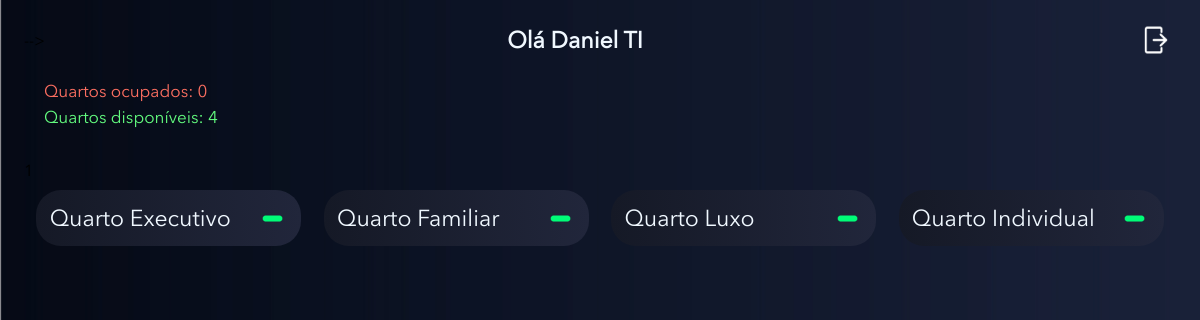
The app's page /quartos.php (signed in) with its own data.
### tables this page shows
CREATE TABLE `detalhes` (
  `id` int(11) NOT NULL,
  `detalhes_numero` int(11) NOT NULL,
  `detalhes_descricao` varchar(200) NOT NULL,
  `detalhes_status` int(11) NOT NULL
);

### Model/crud.php (called while the page is built, shortened)
<?php
function abrirConexao() {
    $conexao = @mysqli_connect(SERVIDOR, USUARIO, SENHA, BANCO) or die(mysqli_connect_error());
    mysqli_set_charset($conexao, CHARSET);
    return $conexao;
}
function executar($sql, $id = false) {
    $conexao = abrirConexao();
    $qry = @mysqli_query($conexao, $sql) or die(@mysqli_error($conexao));
    return $qry;
}
function consultar($tabela, $condicao = null, $campos = "*") {
    $sql = "SELECT {$campos} FROM {$tabela} {$condicao} ";
    $qry = executar($sql);
    if (!mysqli_num_rows($qry))
        return false;
    else {
        while ($linha = @mysqli_fetch_assoc($qry)) {
            $dados[] = $linha;
        }
        return $dados;
    }
}
function total($sql) {
    $qry = executar($sql);
    return mysqli_num_rows($qry);
}

### includes/listagem_modal.php (the view, shortened to what this page needs)
<main class="app">
<div class="suite-container">
<?php
$consultas = consultar ("detalhes");
$i=1;
foreach($consultas as $consulta){
$i++;
$id_quarto = $consulta["id"];
?>
                <div class="suite" onclick="mostraModal('modal<?php echo $i; ?>','<?php echo $i-1; ?>','<?php echo $id_quarto ?>')">
                <a>
                <div class="suite-content">
                        <p><?php echo $consulta["detalhes_descricao"]; ?> </p>
                       <?php if($consulta["detalhes_status"]==0){?>
                        <img class="icon" src="_img/2-IconeLivre.png" alt="">
                        <?php }elseif($consulta["detalhes_status"]==1){ ?>
                            <img class="icon" src="_img/1-IconeOcupado.png" alt="">
                        <?php } ?>
                    </div>
                </a>
                </div>
<?php
    }
    ?>
            </div>
</main>
    </div>

### quartos.php (shortened to what this page needs)
<!DOCTYPE html>
<html lang="pt-br">
<head>
    <link rel="stylesheet" href="_css/style.css">
    <link rel="stylesheet" href="_css/loader.css">
<link rel="stylesheet" href="http://code.jquery.com/ui/1.9.0/themes/base/jquery-ui.css" />
</head>
<body class="app" onload="setFuncionalidades(<?php echo $_SESSION['cargo'] ?>)">
    <div class="container">
     <?php require_once 'includes/header.php'; ?>
    <?php include 'includes/listagem_modal.php'; ?>
</body>
</html>

### includes/header.php (shortened to what this page needs)
<header class="app">
            <div class="grid">
                <div class="left">
                </div>
                <div class="center">
                    <p id="user-name">Olá <?php echo $_SESSION['nome']; ?></p>
                </div>
                <div class="right2">
                    <a id="notif-button" href="sair.php">
                    <div class="button">
                          <img src="_img/7-IconeLogout.png" alt="">
                    </div></a>
                </div>
                <div class="bottom">
                    <div class="info">
                        <p id="busy">Quartos ocupados: <span><?php echo total("SELECT detalhes_status FROM detalhes WHERE detalhes_status=1"); ?></span></p>
                        <p id="free">Quartos disponíveis: <span><?php echo total("SELECT detalhes_status FROM detalhes WHERE detalhes_status=0"); ?></span></p>
                    </div>
                </div>
            </div>
        </header>

### _css/style.css (style rules this page uses)
* { font-family: 'Avenir',sans-serif; margin: 0; padding: 0; box-sizing: border-box; }
a { text-decoration: none; cursor: pointer; }
body.app { background: url('../_img/Fundo-App.jpg'); background-size: cover; background-repeat: no-repeat; }
@media only screen and (min-width: 768px) { body.app .container { padding: 0 2%; } }
@media only screen and (min-width: 768px) { header.app .grid { display: grid; grid-template-columns: 1fr 10fr 1fr 1fr; grid-template-rows: 10vh 10vh; } }
@media only screen and (min-width: 768px) { main.app .suite-container { padding-top: 0; } }
@media only screen and (min-width: 768px) { main.app .suite { width: 29%; height: auto; margin-bottom: 10px; } }
@media only screen and (min-width: 768px) { main.app .suite-content { height: 7vh; } }
@media only screen and (min-width: 992px) { body.app .container { padding: 0 2%; } }
@media only screen and (min-width: 992px) { header.app .grid { display: grid; grid-template-columns: 1fr 10fr 1fr 1fr; grid-template-rows: 10vh 10vh; } }
@media only screen and (min-width: 992px) { main.app .suite-container { padding-top: 0; } }
@media only screen and (min-width: 992px) { main.app .suite { width: 29%; height: auto; margin-bottom: 10px; } }
@media only screen and (min-width: 992px) { main.app .suite-content { height: 7vh; } }
@media only screen and (min-width: 1200px) { body.app .container { padding: 0 2%; } }
@media only screen and (min-width: 1200px) { header.app .grid { display: grid; grid-template-columns: 1fr 20fr 1fr 1fr; grid-template-rows: 10vh 10vh; } }
@media only screen and (min-width: 1200px) { main.app .suite-container { padding-top: 0; } }
@media only screen and (min-width: 1200px) { main.app .suite p { font-family: 'Avenir',sans-serif; } }
@media only screen and (min-width: 1200px) { main.app .suite { width: 23%; margin: 10px; } }

### _css/app.css (style rules this page uses)
body.app .container { margin: 0 auto; width: 100vw; height: 100vh; padding: 0 2%; }
header.app { height: 20vh; }
header.app #user-name { color: aliceblue; font-size: 23px; font-weight: bold; }
header.app .button img { width: 80%; float: right; }
header.app .info p { font-size: 17px; margin-left: 20px; }
header.app .info #busy { color: #fd6f61; margin-bottom: 5px; }
header.app .info #free { color: #63fc7f; }
header.app .grid { display: grid; grid-template-columns: 1fr 5fr 1fr 1fr; grid-template-rows: 10vh 10vh; grid-template-areas: 'l c r r2' 'b b b b'; }
header.app .grid .left { grid-area: l; display: flex; align-items: center; }
header.app .grid .center { grid-area: c; display: flex; justify-content: center; align-items: center; }
header.app .grid .right2 { grid-area: r2; display: flex; align-items: center; }
header.app .grid .bottom { grid-area: b; }

### _css/app-main.css (style rules this page uses)
main.app .suite-container { max-height: 80vh; overflow: auto; padding-top: 5px; display: flex; flex-flow: row wrap; justify-content: space-evenly; }
main.app .suite { width: 100%; background: linear-gradient(to right,#151926,#21263b); border-radius: 25px; display: inline-block; margin: 0 15px 15px 15px ; }
main.app .suite-content { height: 8vh; display: flex; align-items: center; justify-content: space-between; padding: 0 5%; }
main.app .suite p { font-family: 'Avenir-Demi'; font-size: 23px; color: aliceblue; }
main.app .suite .icon { width: 13%; }

### records on screen
detalhes: detalhes_descricao "Quarto Executivo", detalhes_status 0 (drawn)
detalhes: detalhes_descricao "Quarto Familiar", detalhes_status 0 (drawn)
detalhes: detalhes_descricao "Quarto Luxo", detalhes_status 0 (drawn)
detalhes: detalhes_descricao "Quarto Individual", detalhes_status 0 (drawn)

### other values on screen
$_SESSION['nome'] "Daniel TI"
total("SELECT detalhes_status FROM detalhes WHERE detalhes_status=1") "0"
total("SELECT detalhes_status FROM detalhes WHERE detalhes_status=0") "4"
